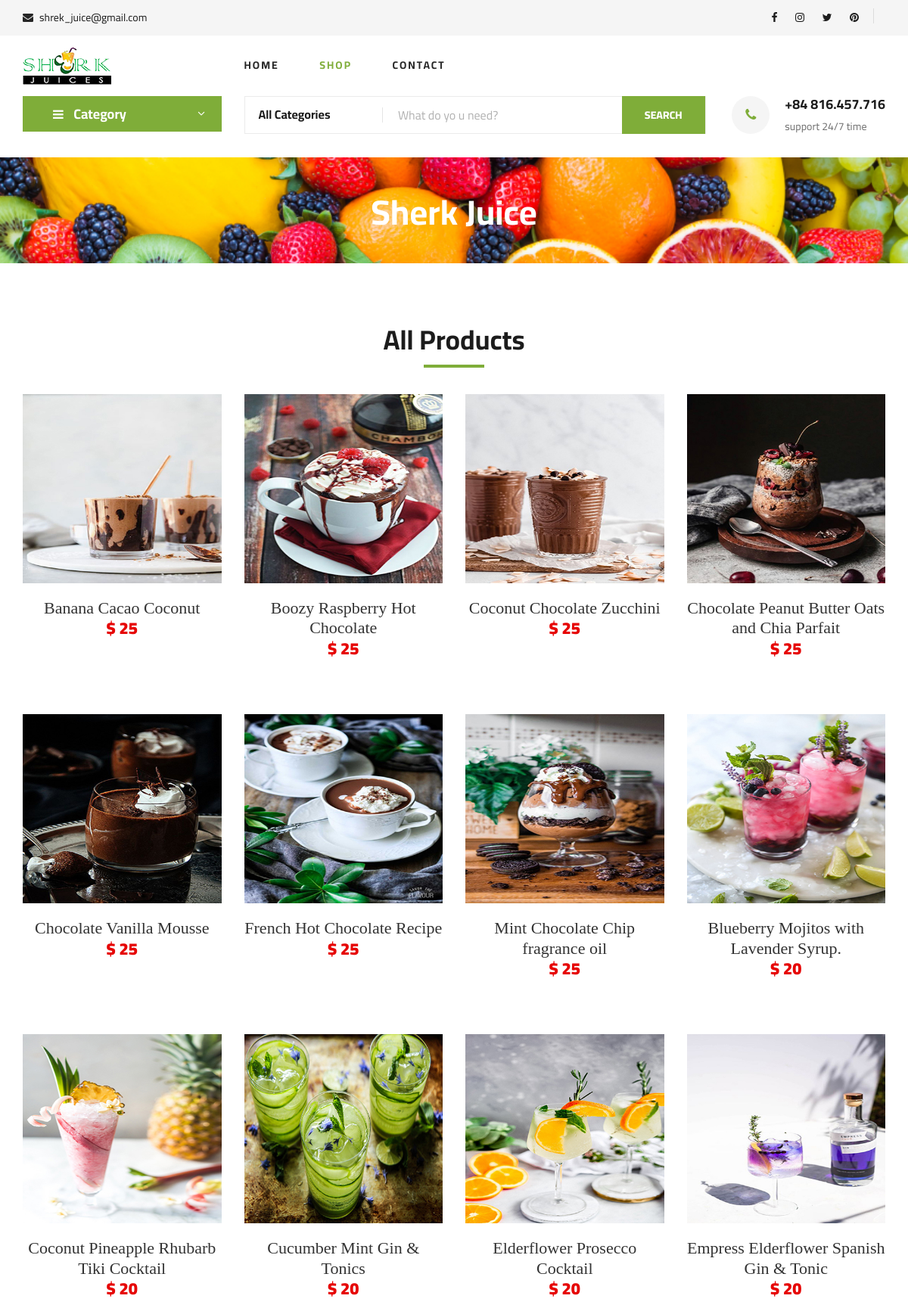
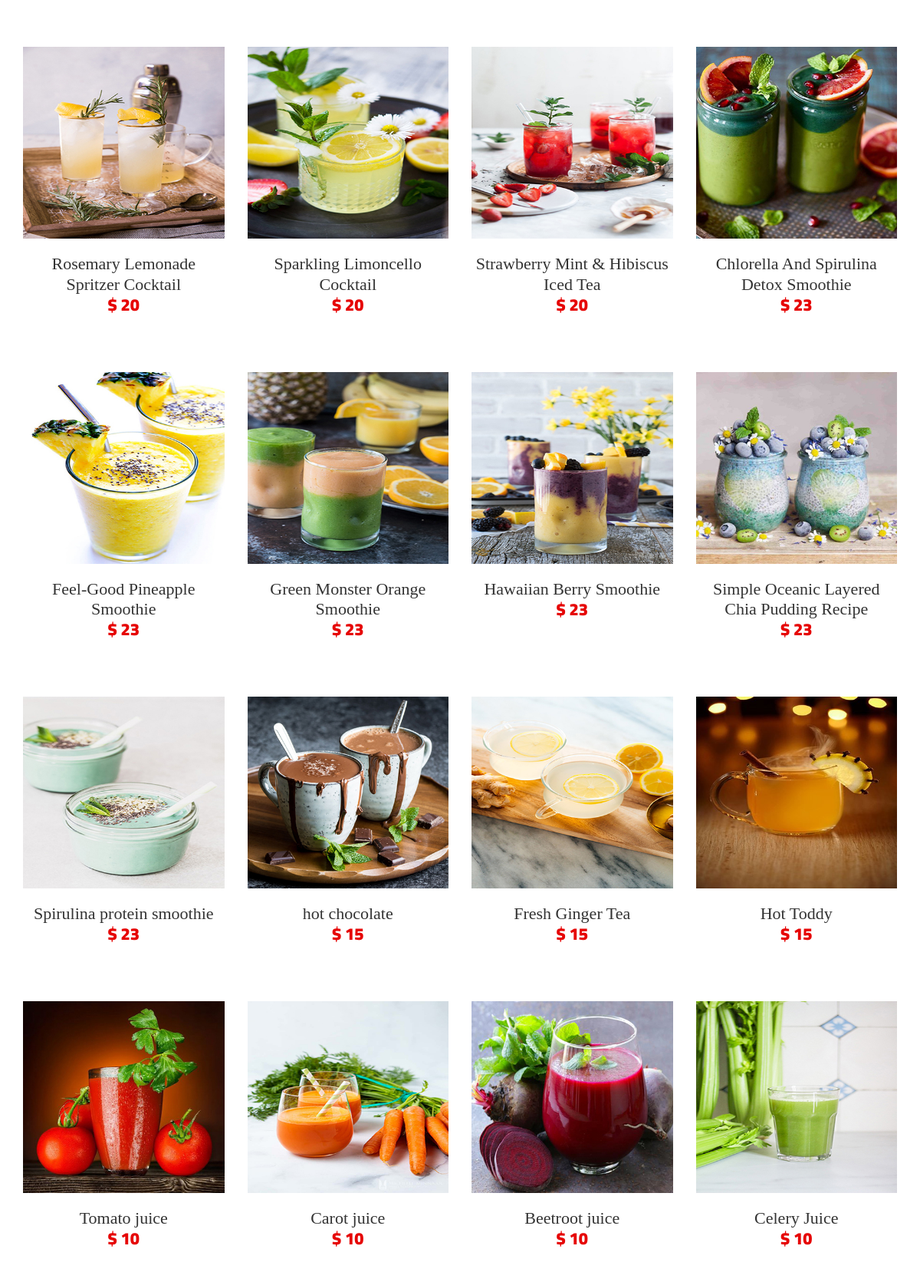
Page /SourceCode/client/shop-grid.php (upper part) on the committed database (2 pictures, top to bottom).
### tables this page shows
CREATE TABLE IF NOT EXISTS `product` (
  `productID` int(11) NOT NULL AUTO_INCREMENT,
  `categoryID` int(11) DEFAULT NULL,
  `name` varchar(255) NOT NULL,
  `detail` text NOT NULL,
  `price` double NOT NULL,
  `picture` varchar(500) DEFAULT NULL,
  PRIMARY KEY (`productID`),
  KEY `categoryID` (`categoryID`),
  CONSTRAINT `product_ibfk_1` FOREIGN KEY (`categoryID`) REFERENCES `category` (`categoryID`)
);

### SourceCode/database+function/database.php (called while the page is built, shortened)
<?php
    function db_connect(){
        $connection = mysqli_connect(DB_SERVER, DB_USER, DB_PASS, DB_NAME);
        return $connection;
    }
    $sql = "SELECT *
    FROM category AS c
    JOIN product AS p ON c.CategoryID = p.CategoryID ";
    $join = mysqli_query(db_connect(), $sql);
?>

### SourceCode/client/shop-grid.php (the view, shortened to what this page needs)
<?php
    require_once('../database+function/database.php');
?>
<!DOCTYPE html>
<html lang="zxx">
<head>
    <link rel="stylesheet" href="../bs4/css/bootstrap.min.css" type="text/css">
    <link rel="stylesheet" href="../bs4/css/font-awesome.min.css" type="text/css">
    <link rel="stylesheet" href="../bs4/css/elegant-icons.css" type="text/css">
    <link rel="stylesheet" href="../bs4/css/nice-select.css" type="text/css">
    <link rel="stylesheet" href="../bs4/css/jquery-ui.min.css" type="text/css">
    <link rel="stylesheet" href="../bs4/css/owl.carousel.min.css" type="text/css">
    <link rel="stylesheet" href="../bs4/css/slicknav.min.css" type="text/css">
    <link rel="stylesheet" href="../bs4/css/style.css" type="text/css">
</head>
<body>
    <header class="header">
        <div class="header__top">
            <div class="container">
                <div class="row">
                    <div class="col-lg-6">
                        <div class="header__top__left">
                            <ul>
                                <li><i class="fa fa-envelope"></i> shrek_juice@gmail.com</li>
                            </ul>
                        </div>
                    </div>
                    <div class="col-lg-6">
                        <div class="header__top__right">
                            <div class="header__top__right__social">
                                <a target="_blank" href="https://facebook.com"><i class="fa fa-facebook"></i></a>
                                <a target="_blank" href="https://www.instagram.com/"><i class="fa fa-instagram"></i></a>
                                <a target="_blank" href="https://twitter.com/"><i class="fa fa-twitter"></i></a>
                                <a target="_blank" href="https://www.pinterest.com/"><i class="fa fa-pinterest"></i></a>
                            </div>
                        </div>
                    </div>
                </div>
            </div>
        </div>
        <div class="container">
            <div class="row">
                <div class="col-lg-3">
                    <div class="header__logo">
                        <a href="./index.php"><img src="../img/logo_brand/logo1.png" alt=""></a>
                    </div>
                </div>
                <div class="col-lg-6">
                    <nav class="header__menu">
                        <ul>
                            <li><a href="index.php">Home</a></li>
                            <li class="active"><a href="shop-grid.php">Shop</a></li>
                            <li><a href="contact.php">Contact</a></li>
                        </ul>
                    </nav>
                </div>
                <div class="col-lg-3">
                    <div class="header__cart">
                    </div>
                </div>
            </div>
        </div>
    </header>
    <section class="hero hero-normal">
        <div class="container">
            <div class="row">
                <div class="col-lg-3">
                    <div class="hero__categories">
                        <div class="hero__categories__all">
                            <i class="fa fa-bars"></i>
                            <span>Category</span>
                        </div>
                    </div>
                </div>
                <div class="col-lg-9">
                    <div class="hero__search">
                        <div class="hero__search__form">
                            <form action="<?php echo $_SERVER['PHP_SELF']; ?>" method="POST">
                                <div class="hero__search__categories">
                                    All Categories
                                </div>
                                <input type="text" placeholder="What do yo u need?" name="search" type="text"  aria-label="Search" id="search">
                                <button type="submit" class="site-btn">SEARCH</button>
                            </form>
                        </div>
                        <div class="hero__search__phone">
                            <div class="hero__search__phone__icon">
                                <i class="fa fa-phone"></i>
                            </div>
                            <div class="hero__search__phone__text">
                                <h5>+84 816.457.716</h5>
                                <span>support 24/7 time</span>
                            </div>
                        </div>
                    </div>
                </div>
            </div>
        </div>
    </section>
    <section class="breadcrumb-section set-bg" data-setbg="../img/logo_brand/40480.jpg">
        <div class="container">
            <div class="row">
                <div class="col-lg-12 text-center">
                    <div class="breadcrumb__text">
                        <h2>Sherk Juice</h2>
                    </div>
                </div>
            </div>
        </div>
    </section>
    <section class="featured spad">
        <div class="container">
            <div class="row">
                <div class="col-lg-12">
                    <?php
                        if(!isset($category['categoryID']) && !isset($_POST['search'])){
                    ?>
                        <div class="section-title">
                            <h2>All Products</h2>
                        </div>
                    <?php
                        }
                    ?>
                </div>
            </div>
            <div class="row featured__filter">
                <?php
                if(!isset($_POST['search']) && !isset($category['categoryID'])){
                    if(mysqli_num_rows($join) > 0){
                        while($row = mysqli_fetch_array($join)){
                ?>
                    <a class="col-lg-3 col-md-4 col-sm-6 mix" href="<?php echo 'shop-details.php?productID='. $row['productID']; ?>" >
                        <div class="item_sp">
                            <img class="img-rounded" id="img_show" width="128px" height="100px" src="<?php echo '../img/product/' . $row['picture']; ?>">
                            <h4 class="show_detail"><?php echo $row['name']; ?></h4>
                            <h2 class="show_detail">$ <?php echo $row['price']; ?></h2>
                            <br>
                        </div>
                    </a>
                <?php
                        }
                    }
                }
                ?>
            </div>
        </div>
    </section>
</body>
</html>

### rows in the picture
product: picture (picture), name "Banana Cacao Coconut", price "25"
product: picture (picture), name "Boozy Raspberry Hot Chocolate", price "25"
product: picture (picture), name "Coconut Chocolate Zucchini", price "25"
product: picture (picture), name "Chocolate Peanut Butter Oats and Chia Parfait", price "25"
product: picture (picture), name "Chocolate Vanilla Mousse", price "25"
product: picture (picture), name "French Hot Chocolate Recipe", price "25"
product: picture (picture), name "Mint Chocolate Chip fragrance oil", price "25"
product: picture (picture), name "Blueberry Mojitos with Lavender Syrup.", price "20"
product: picture (picture), name "Coconut Pineapple Rhubarb Tiki Cocktail", price "20"
product: picture (picture), name "Cucumber Mint Gin & Tonics", price "20"
product: picture (picture), name "Elderflower Prosecco Cocktail", price "20"
product: picture (picture), name "Empress Elderflower Spanish Gin & Tonic", price "20"
product: picture (picture), name "Rosemary Lemonade Spritzer Cocktail", price "20"
product: picture (picture), name "Sparkling Limoncello Cocktail", price "20"
product: picture (picture), name "Strawberry Mint & Hibiscus Iced Tea", price "20"
product: picture (picture), name "Chlorella And Spirulina Detox Smoothie", price "23"
product: picture (picture), name "Feel-Good Pineapple Smoothie", price "23"
product: picture (picture), name "Green Monster Orange Smoothie", price "23"
product: picture (picture), name "Hawaiian Berry Smoothie", price "23"
product: picture (picture), name "Simple Oceanic Layered Chia Pudding Recipe", price "23"
product: picture (picture), name "Spirulina protein smoothie", price "23"
product: picture (picture), name "hot chocolate", price "15"
product: picture (picture), name "Fresh Ginger Tea", price "15"
product: picture (picture), name "Hot Toddy", price "15"
product: picture (picture), name "Tomato juice", price "10"
product: picture (picture), name "Carot juice", price "10"
product: picture (picture), name "Beetroot juice", price "10"
product: picture (picture), name "Celery Juice", price "10"
